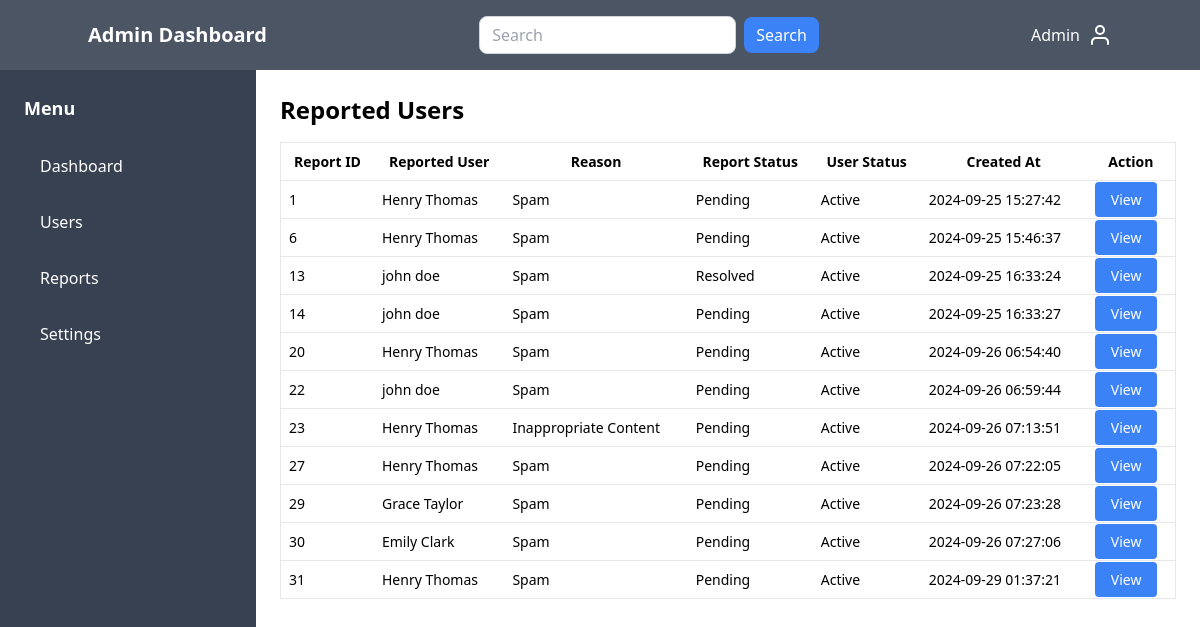
Page /admin/reports.php on the committed database.
### tables this page shows
CREATE TABLE `reports` (
  `ReportID` int(11) NOT NULL,
  `ReporterID` int(11) DEFAULT NULL,
  `ReportedUserID` int(11) DEFAULT NULL,
  `ReportedPostID` int(11) DEFAULT NULL,
  `ReportedCommentID` int(11) DEFAULT NULL,
  `Reason` text DEFAULT NULL,
  `Status` enum('Pending','Reviewed','Resolved') DEFAULT 'Pending',
  `CreatedAt` datetime DEFAULT current_timestamp(),
  `ResolvedAt` datetime DEFAULT NULL
);

### admin/reports.php (the view, shortened to what this page needs)
<?php
include('../includes/config.php');
$query = "SELECT r.ReportID, r.ReportedUserID, r.Reason, r.Status as ReportStatus, r.CreatedAt,
          CONCAT(u.FirstName, ' ', u.LastName) AS FullName,
          u.IsSuspended, u.SuspensionEndDate, u.IsBanned
          FROM Reports r
          JOIN Users u ON r.ReportedUserID = u.UserID";
$stmt = $pdo->query($query);
$reports = $stmt->fetchAll(PDO::FETCH_ASSOC);
?>
<!DOCTYPE html>
<html lang="en">
<head>
    <link href="https://cdn.jsdelivr.net/npm/tailwindcss@2.2.19/dist/tailwind.min.css" rel="stylesheet">
    <link rel="stylesheet" href="assets/css/style.css">
</head>
<body>
    <?php include('components/header.php'); ?>
    <div class="flex">
        <?php include('components/sidebar.php'); ?>
        <main class="flex-1 p-6">
            <div class="container mx-auto">
                <h2 class="text-2xl font-semibold mb-4">Reported Users</h2>
                <table class="min-w-full bg-white border border-gray-200 table-small">
                    <thead>
                        <tr>
                            <th class="border-b">Report ID</th>
                            <th class="border-b">Reported User</th>
                            <th class="border-b">Reason</th>
                            <th class="border-b">Report Status</th>
                            <th class="border-b">User Status</th>
                            <th class="border-b">Created At</th>
                            <th class="border-b">Action</th>
                        </tr>
                    </thead>
                    <tbody>
                        <?php if ($reports): ?>
                            <?php foreach ($reports as $report): ?>
                                <tr>
                                    <td class="border-b"><?= htmlspecialchars($report['ReportID']) ?></td>
                                    <td class="border-b"><?= htmlspecialchars($report['FullName']) ?></td>
                                    <td class="border-b"><?= htmlspecialchars($report['Reason']) ?></td>
                                    <td class="border-b"><?= htmlspecialchars($report['ReportStatus']) ?></td>
                                    <td class="border-b">
                                        <?php
                                        if ($report['IsBanned']) {
                                            echo 'Banned';
                                        } elseif ($report['IsSuspended']) {
                                            echo 'Suspended until ' . $report['SuspensionEndDate'];
                                        } else {
                                            echo 'Active';
                                        }
                                        ?>
                                    </td>
                                    <td class="border-b"><?= htmlspecialchars($report['CreatedAt']) ?></td>
                                    <td class="border-b">
                                        <a href="view_user.php?id=<?= htmlspecialchars($report['ReportedUserID']) ?>" class="bg-blue-500 text-white rounded px-4 py-2 text-sm">View</a>
                                    </td>
                                </tr>
                            <?php endforeach; ?>
                        <?php else: ?>
                            <tr>
                                <td colspan="7" class="text-red-500 text-center py-2">No reports found.</td>
                            </tr>
                        <?php endif; ?>
                    </tbody>
                </table>
            </div>
        </main>
    </div>
</body>
</html>

### admin/reports.php (style rules this page uses)
.table-small { font-size: 0.875rem; }
.table-small th, .table-small td { padding: 0.5rem; }

### rows in the picture
reports: ReportID "1", FullName "Henry Thomas", Reason "Spam", Status "Pending", CreatedAt "2024-09-25 15:27:42"
reports: ReportID "6", FullName "Henry Thomas", Reason "Spam", Status "Pending", CreatedAt "2024-09-25 15:46:37"
reports: ReportID "13", FullName "john doe", Reason "Spam", Status "Resolved", CreatedAt "2024-09-25 16:33:24"
reports: ReportID "14", FullName "john doe", Reason "Spam", Status "Pending", CreatedAt "2024-09-25 16:33:27"
reports: ReportID "20", FullName "Henry Thomas", Reason "Spam", Status "Pending", CreatedAt "2024-09-26 06:54:40"
reports: ReportID "22", FullName "john doe", Reason "Spam", Status "Pending", CreatedAt "2024-09-26 06:59:44"
reports: ReportID "23", FullName "Henry Thomas", Reason "Inappropriate Content", Status "Pending", CreatedAt "2024-09-26 07:13:51"
reports: ReportID "27", FullName "Henry Thomas", Reason "Spam", Status "Pending", CreatedAt "2024-09-26 07:22:05"
reports: ReportID "29", FullName "Grace Taylor", Reason "Spam", Status "Pending", CreatedAt "2024-09-26 07:23:28"
reports: ReportID "30", FullName "Emily Clark", Reason "Spam", Status "Pending", CreatedAt "2024-09-26 07:27:06"
reports: ReportID "31", FullName "Henry Thomas", Reason "Spam", Status "Pending", CreatedAt "2024-09-29 01:37:21"
